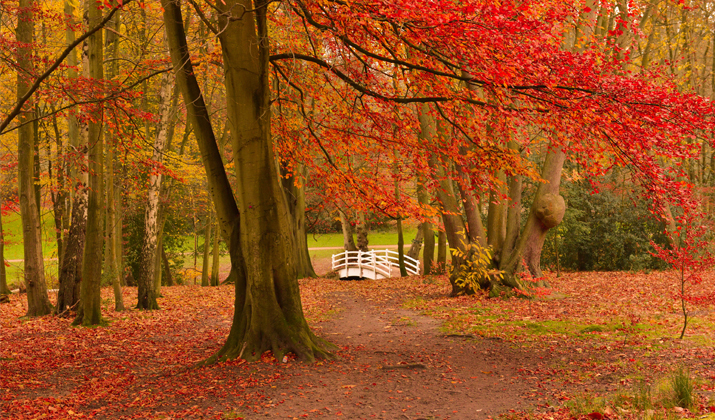
%> input picture exercises/homework3/3.1/Autumn.jpg, 715 x 420 px
$ octave pca_exercise_mc.m   (GNU Octave 9; MATLAB toolbox functions it lacks are replaced by stand-ins)
%> lines starting %> are read from the running program, lines starting %| are printed output that depends on the picture
clc;
clear all;
close all;
%% Import image
fig_title = {'Autumn.jpg'};
plot_n = 1;
I_dim = 1000;
size_patch = 10;
S_dim = I_dim/size_patch;

for figure_t = 1:1:size(fig_title,1)
    I = imread(string(fig_title(figure_t)));
%> I is the input picture: size 420x715x3 uint8; mean R, G, B 151.8, 81.2, 28.1

    % if color image convert it to greyscale
    if size(I,3)== 3
        I = rgb2gray(I);
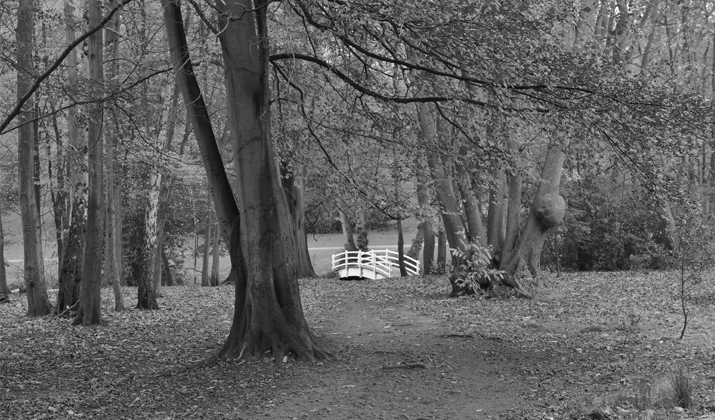
%> I: size 420x715 uint8; min 3, max 255, mean 96.2
    end
    % make sure that all the pic have same size
    I = imresize(I,[I_dim I_dim]) ;
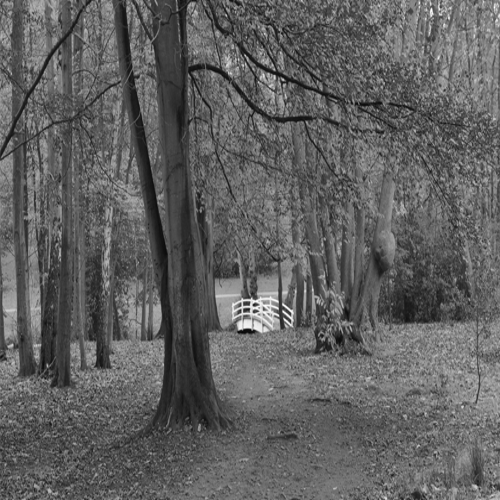
%> I: size 1000x1000 uint8 (shown at 1/2 size); min 0, max 255, mean 96.2

    % plot original picture
    fig_idx = 1;
    figure(plot_n)
    subplot(1,3,fig_idx), imshow(I)
    title('original')


    % S transformed matrix,
    % each row is a 10x10 patch converted into 1x100 vector
    S = [];
    k = 1;
    for i = 1:10:size(I,1)
        for j = 1:10:size(I,2)
            S(k,:) = reshape(double(I(i:i+size_patch-1,j:j+size_patch-1)),1,100 );
            k = k+1;
        end
    end
%> after the loop, k = 10001

    % Principal Components
    [X,W,latent,tsquared, explained, mu] = pca(S);
%> latent = 100 values, max 64880.7 at index 1, min 0.0816 at index 100, mean 1074.2; explained = 100 values, max 60.4 at index 1, min 7.6e-05 at index 100, mean 1; mu = 100 values, max 96.62 at index 19, min 95.52 at index 35, mean 96.24

    % check how many eigenvalues are needed to have 95% variance
    i = 0;
    sum_variance = 0;
    var_threshold = sum(latent)*0.95;
%> var_threshold = 102052.4
    while sum_variance <= var_threshold
       i = i+1;
       sum_variance = sum_variance + latent(i);
    end
%> this loop made 15 passes
%> sum_variance on passes 1 to 12: 64880.7, 74943.1, 80449, 85042.4, 88387.1, 90855.7, 93080.6, 95116.5, 96685.1, 98058.9, 99155, 100197
    n_pca = i;      %to have the S reconstructed with fewer pcas
%> n_pca = 15
    %n_pca = 100;   %to have the full S recostructed
    %n_pca = 6;     %only first six
    % reconstruction of S, except for the scaling, in the pc-space
    I_pca = W(:,1:n_pca)*X(:,1:n_pca)';

    %%
    I_project = [];
    i = 1; % iterate of the I_pca matrix row

    for j = 1:size_patch:I_dim
        for k = 1:size_patch:I_dim
            I_project(j:j+size_patch-1,k:k+size_patch-1) =  reshape(I_pca(i,:), size_patch,size_patch) ;
            i = i+1;
        end
    end
%> after the loop, i = 10001

    I_project = uint8(I_project);
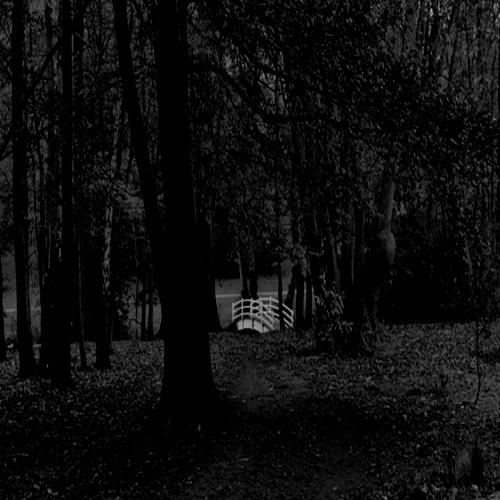
%> I_project: size 1000x1000 uint8 (shown at 1/2 size); min 0, max 177, mean 12.8

    % plot
    fig_idx = fig_idx + 1;
    subplot(1,3,fig_idx), imshow(I_project)
    title('pca scene- imshow')
    fig_idx = fig_idx + 1;
    subplot(1,3,fig_idx), imagesc(I_project)
    title('pca scene- imagesc')
    sgtitle('Reconstruction of Image with PCA', fontsize=16)
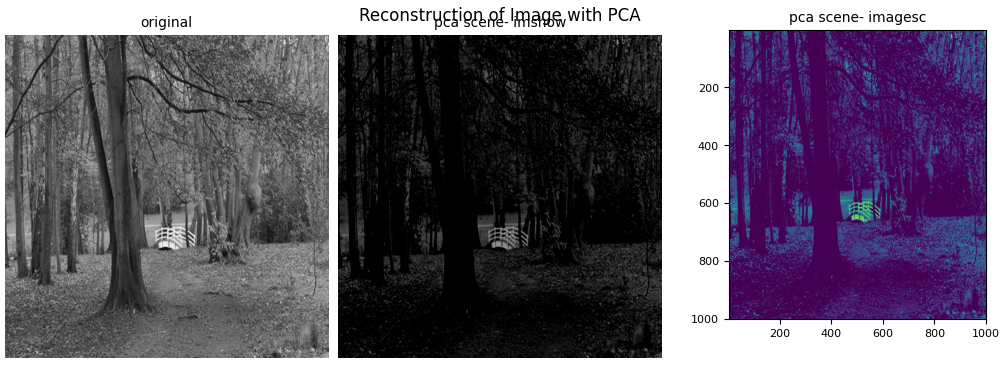
%> figure redrawn from the program's plot data, 3 panels

    fig_idx = 1;
    plot_n =plot_n + 1;
    figure(plot_n)
    subplot(1,2,fig_idx), imshow(I_project,[])
    title(['scaled ',num2str(n_pca),' pca (95% variance)'])
    sgtitle(string(fig_title(figure_t)))

    fig_idx = fig_idx + 1;
    subplot(1,2,fig_idx), imshow(I_project)
    title(['not scaled ',num2str(n_pca),'pca (95% variance)'])


    plot_n =plot_n + 1;
    figure(plot_n),
    subplot(1,2,1),bar(latent)
    title( 'pca variance' )
    grid on
    subplot(1,2,2),bar(latent(1:6))
    title( 'zoom pca variance' )
    sgtitle(string(fig_title(figure_t)))
    grid on
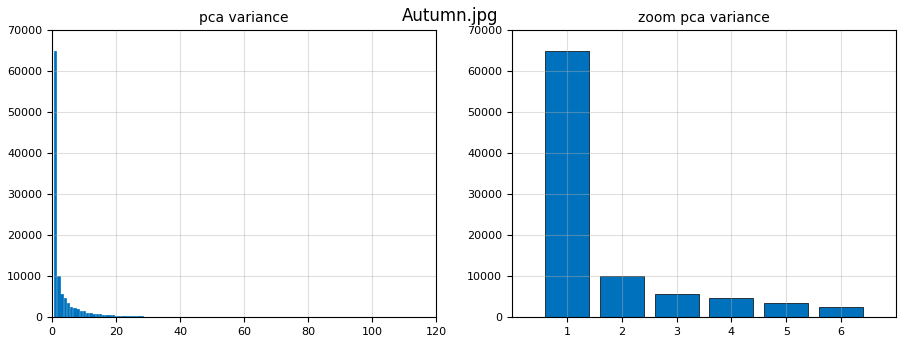
%> figure redrawn from the program's plot data, 2 panels; panel 1: tallest bar 64880.7 high, from x = 0.6 to 1.4; panel 2: tallest bar 64880.7 high, from x = 0.6 to 1.4
    plot_n = plot_n+1;

    cov_s = round(cov(S ));
    cov_W = round(cov(W ));

    figure(plot_n)
    subplot(1,2,1),plot(S(:,1), S(:,2),'.')
    title(splitlines(['Original data covariance',newline,'Var_1=',num2str(cov_s(1,1)),'; Var_2=',num2str(cov_s(2,2)),'; Cov=',num2str(cov_s(1,2))]  ) )
    grid on
    axis equal
    subplot(1,2,2),plot(W(:,1), W(:,2),'.')
    xlabel('PCA 1'),ylabel('PCA 2')
    title(splitlines(['The score',newline,'Var_1=',num2str(cov_W(1,1)),'; Var_2=',num2str(cov_W(2,2)),'; Cov=',num2str(cov_W(1,2))]  ) )
    grid on
    axis equal
    sgtitle(string(fig_title(figure_t)))
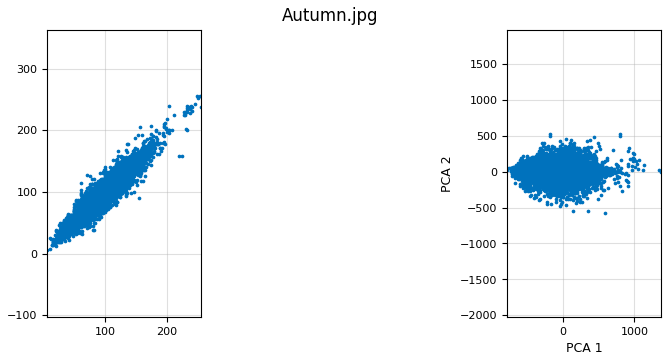
%> figure redrawn from the program's plot data, 2 panels

    plot_n = plot_n+1;


    % [16 lines of commented-out code are left out]
end

%%
%close all
